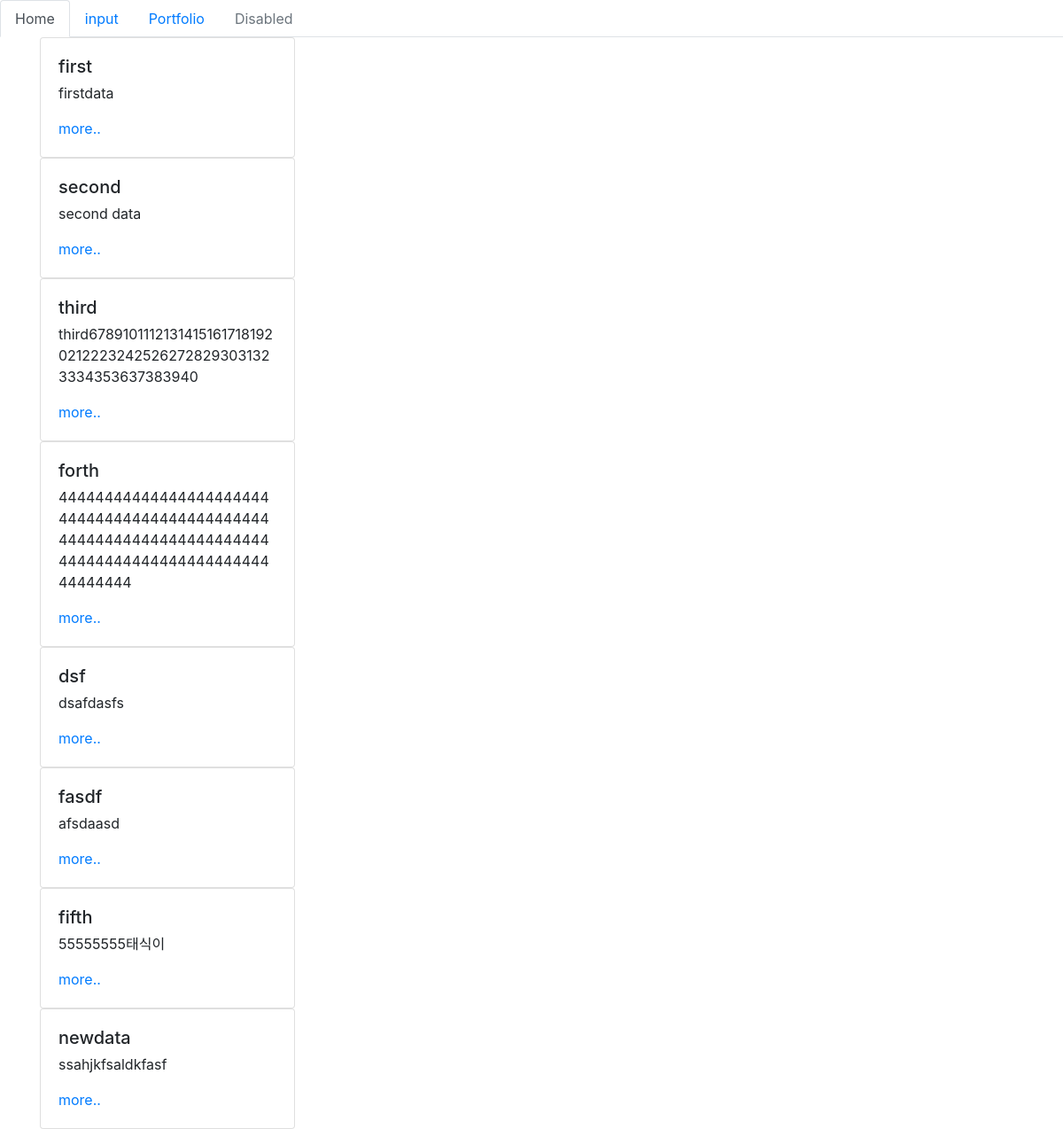
The page / on the database its author committed.
### blog_app/models.py (models this page shows, shortened)
class Blog(models.Model):
    title = models.CharField(max_length=200)
    pub_data = models.DateTimeField('date published')
    body = models.TextField()
    def summary(self):
        return self.body[:100]

### blog_app/views.py (the view)
# urls.py: 2. Add a URL to urlpatterns:  path('', views.home, name='home')
def home(request):
    blogs = Blog.objects
    return render(request, "home.html", {'blogs' : blogs})

### blog_app/templates/home.html (shortened to what this page needs)
<html>
    <head>
        <link rel="stylesheet" href="https://stackpath.bootstrapcdn.com/bootstrap/4.3.1/css/bootstrap.min.css">
    </head>
    <body>
        <ul class="nav nav-tabs">
                <li class="nav-item">
                    <a class="nav-link active" href="#">Home</a>
                </li>
                <li class="nav-item">
                    <a class="nav-link" href="{% url 'new' %}">input</a>
                </li>
                <li class="nav-item">
                    <a class="nav-link" href="{% url 'portfolio' %}">Portfolio</a>
                </li>
                <li class="nav-item">
                    <a class="nav-link disabled" href="#" tabindex="-1" aria-disabled="true">Disabled</a>
                </li>
        </ul>
        {% for blog in blogs.all %}
         <div class=container>
            <div class="card" style="width: 18rem;">
                <div class="card-body">
                    <h5 class="card-title">{{ blog.title }}</h5>
                    <p class="card-text">{{ blog.summary }}</p>
                    <a href="{% url 'detail' blog.id %}" class="card-link">more..</a>
                </div>
            </div>
        </div>
        {% endfor %}
    </body>
</html>

### rows shown on the page
Blog: title "first", summary "firstdata"
Blog: title "second", summary "second data"
Blog: title "third", summary "third678910111213141516171819202122232425262728293031323334353637383940"
Blog: title "forth", summary "4444444444444444444444444444444444444444444444444444444444444444444444444444444444444444444444444444"
Blog: title "dsf", summary "dsafdasfs"
Blog: title "fasdf", summary "afsdaasd"
Blog: title "fifth", summary "55555555태식이"
Blog: title "newdata", summary "ssahjkfsaldkfasf"
